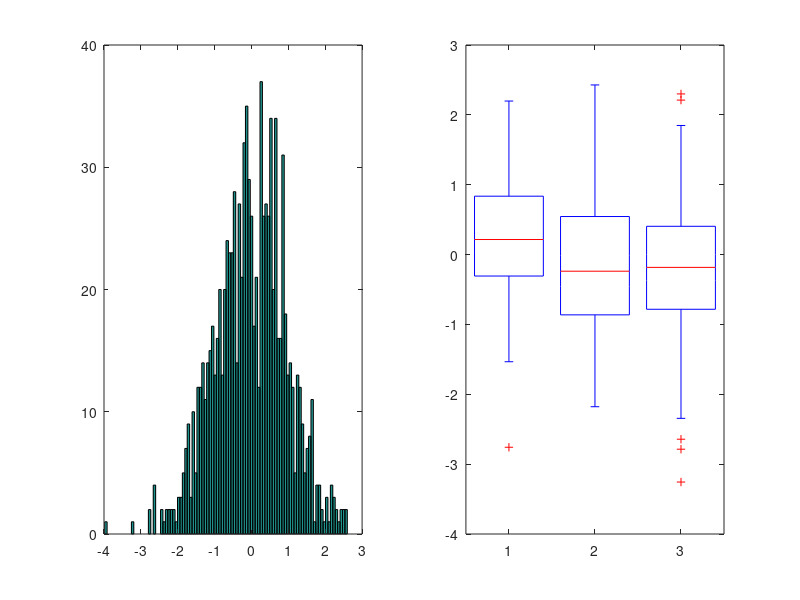

Write MATLAB code to recreate this figure.
function falsePositives
%UNTITLED2 Summary of this function goes here
%   Detailed explanation goes here

numTests = 100;
numPoints = 1000;
sampleSize = 0.1;

% Generate data
rr = randn(numPoints,1);

% Store pvalues
pp = NaN(numTests,1);

% Store significant results
signif = zeros(numPoints * sampleSize,numTests * 0.1);
i = 0;

for n = 1:numTests
    
    idx = randperm(1000,numPoints*sampleSize);
    
    [~,pp(n,1)] = ttest(rr(idx));
    
    if pp(n,1) < 0.05
        i = i + 1;
        signif(:,i) = rr(idx);
    end
    
end

% Trim out the crap
signif = signif(:,1:i);

figure;
subplot(1,2,1); 
hist(rr,100);

subplot(1,2,2);
boxplot(signif);


end

